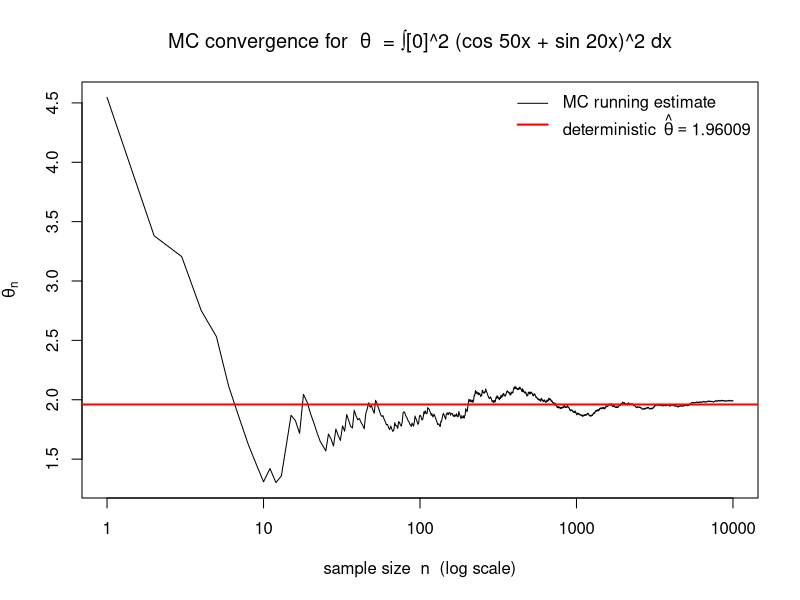

This figure's R source:
## Part A: find theta
f <- function(x) (cos(50 * x) + sin(20 * x))^2        # integrand
theta_det <- integrate(f, lower = 0, upper = 2,
                       rel.tol = 1e-12)$value

cat(sprintf("Deterministic estimate  θ ≈ %.10f\n", theta_det))

## Part B: Use Monte-Carlo
set.seed(1)                                  
n_MC   <- 1e4
Y      <- runif(n_MC, 0, 2)     # Y ~ U(0,2)
theta_MC <- 2 * mean(f(Y))                          
cat(sprintf("MC estimate with n = 10^4 :  θ̂ ≈ %.10f\n", theta_MC))

## Part C: Plot
max_n      <- 1e4
Y_stream   <- runif(max_n, 0, 2)                     # one long stream
vals       <- f(Y_stream)
theta_tail <- 2 * cumsum(vals) / seq_along(vals)     # cumulative MC estimates
n_grid     <- seq_len(max_n)

plot(n_grid, theta_tail, type = "l", log = "x",
     xlab = "sample size  n  (log scale)",
     ylab = expression(hat(theta)[n]),
     main = expression("MC convergence for  θ  = ∫[0]^2 (cos 50x + sin 20x)^2 dx"))
abline(h = theta_det, col = "red", lwd = 2)          # deterministic reference
legend("topright",
       legend = c("MC running estimate",
                  bquote("deterministic"~~hat(theta)==.(format(theta_det, digits = 6)))),
       lwd = c(1, 2), col = c("black", "red"), bty = "n")
